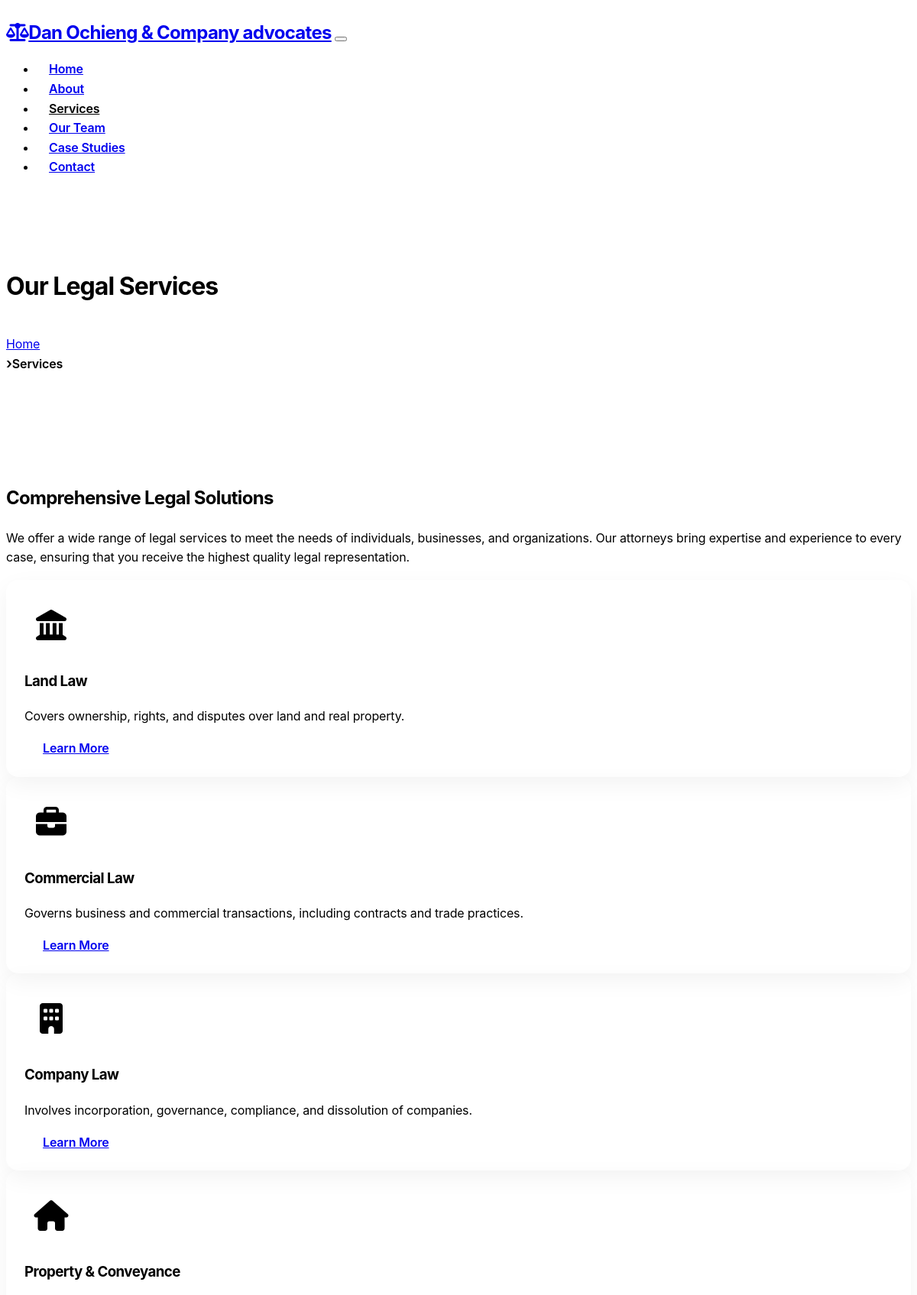
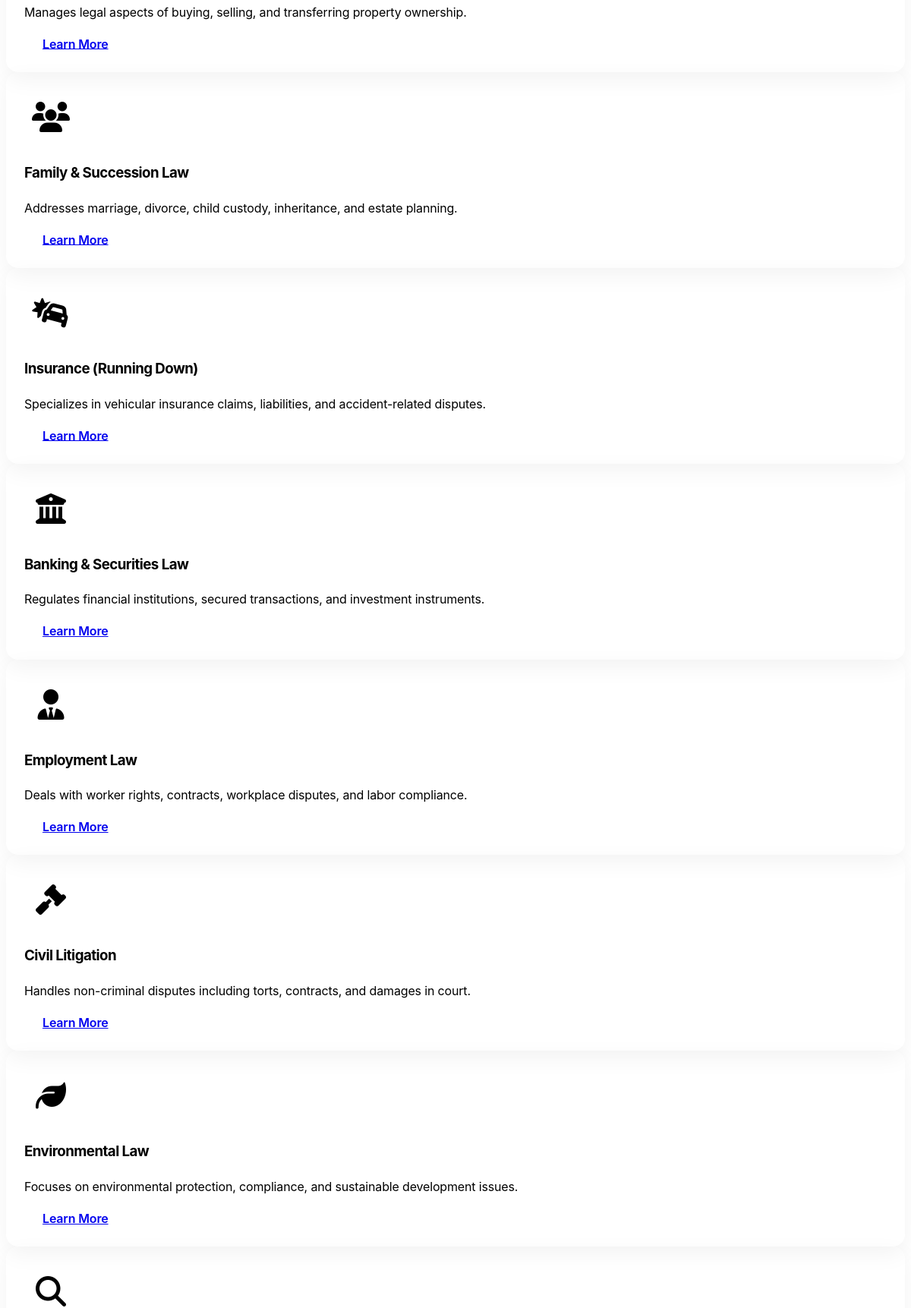
/services (upper part), run on the app's committed database (2 pictures, top to bottom).
### models.py (models this page shows, shortened)
class Service(db.Model):
    id = db.Column(db.Integer, primary_key=True)
    title = db.Column(db.String(120), nullable=False)
    slug = db.Column(db.String(150), unique=True, nullable=False)
    description = db.Column(db.Text, nullable=False)
    icon = db.Column(db.String(50))  # Font awesome icon name
    display_order = db.Column(db.Integer, default=0)
    is_active = db.Column(db.Boolean, default=True)
    created_at = db.Column(db.DateTime, default=datetime.utcnow)
    updated_at = db.Column(db.DateTime, default=datetime.utcnow, onupdate=datetime.utcnow)

### routes/main_routes.py (the view)
@main_bp.route('/services')
def services():
    services = Service.query.filter_by(is_active=True).order_by(Service.display_order).all()
    return render_template('services.html', title='Our Services', services=services)

### templates/services.html (shortened to what this page needs)
{% extends "layout.html" %}
{% block content %}
<div class="page-header">
    <div class="container">
        <h1 class="display-4">Our Legal Services</h1>
        <nav aria-label="breadcrumb">
            <ol class="breadcrumb">
                <li class="breadcrumb-item"><a href="{{ url_for('main.index') }}">Home</a></li>
                <li class="breadcrumb-item active" aria-current="page">Services</li>
            </ol>
        </nav>
    </div>
</div>
<section class="py-5">
    <div class="container">
        <div class="row justify-content-center mb-5">
            <div class="col-lg-8 text-center">
                <h2>Comprehensive Legal Solutions</h2>
                <p class="lead">We offer a wide range of legal services to meet the needs of individuals, businesses, and organizations. Our attorneys bring expertise and experience to every case, ensuring that you receive the highest quality legal representation.</p>
            </div>
        </div>
        {% if services %}
        <div class="row">
            {% for service in services %}
            <div class="col-md-6 col-lg-4 mb-4">
                <div class="card h-100 service-card">
                    <div class="card-body p-4">
                        {% if service.icon %}
                        <div class="service-icon text-primary text-center">
                            <i class="{{ service.icon }}"></i>
                        </div>
                        {% else %}
                        <div class="service-icon text-primary text-center">
                            <i class="fas fa-balance-scale"></i>
                        </div>
                        {% endif %}
                        <h3 class="card-title h4 text-center mb-3">{{ service.title }}</h3>
                        <p class="card-text">{{ service.description|truncate(150) }}</p>
                        <div class="text-center mt-4">
                            <a href="{{ url_for('main.service_detail', slug=service.slug) }}" class="btn btn-outline-primary">Learn More</a>
                        </div>
                    </div>
                </div>
            </div>
            {% endfor %}
        </div>
        {% else %}
        <div class="text-center">
            <p>Our services are currently being updated. Please check back soon or contact us for more information.</p>
            <a href="{{ url_for('contact.contact') }}" class="btn btn-primary mt-3">Contact Us</a>
        </div>
        {% endif %}
    </div>
</section>
{% endblock %}

### static/css/custom.css (style rules this page uses)
body { font-family: 'Inter', 'Roboto', sans-serif; letter-spacing: -0.01em; line-height: 1.6; overflow-x: hidden; }
h1, h2, h3, h4, h5, h6 { font-weight: 700; letter-spacing: -0.03em; }
.btn { border-radius: 8px; padding: 0.6rem 1.5rem; font-weight: 600; transition: all 0.3s ease; }
.card { border: none; border-radius: 12px; box-shadow: 0 5px 15px rgba(0, 0, 0, 0.05); overflow: hidden; transition: all 0.3s ease-in-out; }
.card-body { padding: 1.5rem; }
.service-card { transition: all 0.3s ease-in-out; height: 100%; border-radius: 16px; border: none; overflow: hidden; box-shadow: 0 10px 30px rgba(0, 0, 0, 0.05); position: relative; }
.service-card::after { content: ''; position: absolute; bottom: 0; left: 0; width: 0; height: 3px; background: linear-gradient(90deg, var(--bs-primary) 0%, var(--bs-info) 100%); transition: width 0.4s ease; }
.service-icon { font-size: 2.5rem; margin-bottom: 1.5rem; color: var(--bs-primary); background: rgba(var(--bs-primary-rgb), 0.1); width: 70px; height: 70px; border-radius: 16px; display: flex; align-items: center; justify-content: center; transition: all 0.3s ease; }
.breadcrumb { padding: 1rem 0; border-radius: 0.5rem; background-color: transparent; }
.breadcrumb-item + .breadcrumb-item::before { content: '›'; font-size: 1.2rem; line-height: 1; color: var(--bs-primary); }
.breadcrumb-item.active { font-weight: 600; color: var(--bs-dark); }
.page-header { padding: 4rem 0; margin-bottom: 3rem; background: linear-gradient(135deg, var(--bs-primary) 0%, var(--bs-dark) 100%); color: var(--bs-light); position: relative; overflow: hidden; }
.page-header::after { content: ''; position: absolute; top: 0; right: 0; width: 300px; height: 300px; background: radial-gradient(circle, rgba(255,255,255,0.1) 0%, rgba(255,255,255,0) 70%); border-radius: 50%; z-index: 1; }

### data on the page
Service: title "Land Law", description "Covers ownership, rights, and disputes over land and real property."
Service: title "Commercial Law", description "Governs business and commercial transactions, including contracts and trade practices."
Service: title "Company Law", description "Involves incorporation, governance, compliance, and dissolution of companies."
Service: title "Property & Conveyance", description "Manages legal aspects of buying, selling, and transferring property ownership."
Service: title "Family & Succession Law", description "Addresses marriage, divorce, child custody, inheritance, and estate planning."
Service: title "Insurance (Running Down)", description "Specializes in vehicular insurance claims, liabilities, and accident-related disputes."
Service: title "Banking & Securities Law", description "Regulates financial institutions, secured transactions, and investment instruments."
Service: title "Employment Law", description "Deals with worker rights, contracts, workplace disputes, and labor compliance."
Service: title "Civil Litigation", description "Handles non-criminal disputes including torts, contracts, and damages in court."
Service: title "Environmental Law", description "Focuses on environmental protection, compliance, and sustainable development issues."
